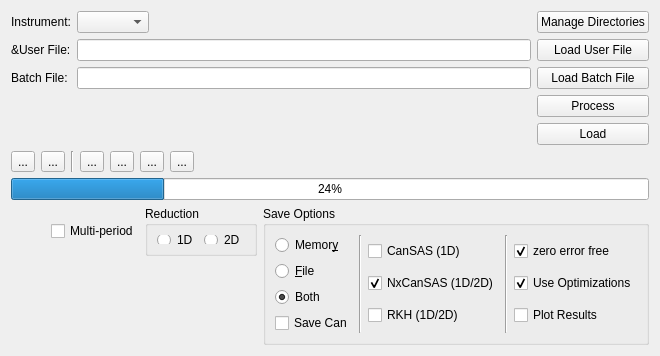
        <widget class="QWidget" name="run_page">
         <layout class="QVBoxLayout" name="verticalLayout_3">
          <item>
           <layout class="QVBoxLayout" name="run_layout">
            <item>
             <layout class="QGridLayout" name="header">
              <item row="1" column="1">
               <widget class="QLabel" name="user_file_label">
                <property name="toolTip">
                 <string>&lt;html&gt;&lt;head/&gt;&lt;body&gt;&lt;p&gt;Specify the user file (aka mask file) which is used to provide the bulk of the reduction settings. For a list of user file commands see &lt;a href=&quot;https://www.mantidproject.org/SANS_User_File_Commands&quot;&gt;&lt;span style=&quot; text-decoration: underline; color:#0000ff;&quot;&gt;here&lt;/span&gt;&lt;/a&gt;.&lt;/p&gt;&lt;/body&gt;&lt;/html&gt;</string>
                </property>
                <property name="frameShape">
                 <enum>QFrame::NoFrame</enum>
                </property>
                <property name="text">
                 <string>&amp;User File:</string>
                </property>
                <property name="buddy">
                 <cstring>masking_table</cstring>
                </property>
               </widget>
              </item>
              <item row="0" column="4">
               <layout class="QHBoxLayout" name="horizontalLayout_2">
                <item>
                 <widget class="QComboBox" name="instrument_combo_box">
                  <property name="sizePolicy">
                   <sizepolicy hsizetype="Minimum" vsizetype="Fixed">
                    <horstretch>0</horstretch>
                    <verstretch>0</verstretch>
                   </sizepolicy>
                  </property>
                  <property name="maximumSize">
                   <size>
                    <width>834</width>
                    <height>16777215</height>
                   </size>
                  </property>
                 </widget>
                </item>
                <item>
                 <spacer name="horizontalSpacer">
                  <property name="orientation">
                   <enum>Qt::Horizontal</enum>
                  </property>
                  <property name="sizeHint" stdset="0">
                   <size>
                    <width>40</width>
                    <height>20</height>
                   </size>
                  </property>
                 </spacer>
                </item>
               </layout>
              </item>
              <item row="1" column="4">
               <widget class="QLineEdit" name="user_file_line_edit">
                <property name="toolTip">
                 <string>&lt;html&gt;&lt;head/&gt;&lt;body&gt;&lt;p&gt;Specify the user file (aka mask file) which is used to provide the bulk of the reduction settings. For a list of user file commands see &lt;a href=&quot;https://www.mantidproject.org/SANS_User_File_Commands&quot;&gt;&lt;span style=&quot; text-decoration: underline; color:#0000ff;&quot;&gt;here&lt;/span&gt;&lt;/a&gt;.&lt;/p&gt;&lt;/body&gt;&lt;/html&gt;</string>
                </property>
               </widget>
              </item>
              <item row="2" column="5">
               <widget class="QPushButton" name="batch_button">
                <property name="toolTip">
                 <string>&lt;html&gt;&lt;head/&gt;&lt;body&gt;&lt;p&gt;Specify a batch file to load. For the batch file format see &lt;a href=&quot;https://www.mantidproject.org/SANS_batch_file_format&quot;&gt;&lt;span style=&quot; text-decoration: underline; color:#0000ff;&quot;&gt;here&lt;/span&gt;&lt;/a&gt;.&lt;/p&gt;&lt;/body&gt;&lt;/html&gt;</string>
                </property>
                <property name="text">
                 <string>Load Batch File</string>
                </property>
               </widget>
              </item>
              <item row="2" column="4">
               <widget class="QLineEdit" name="batch_line_edit">
                <property name="toolTip">
                 <string>&lt;html&gt;&lt;head/&gt;&lt;body&gt;&lt;p&gt;Specify a batch file to load. For the batch file format see &lt;a href=&quot;https://www.mantidproject.org/SANS_batch_file_format&quot;&gt;&lt;span style=&quot; text-decoration: underline; color:#0000ff;&quot;&gt;here&lt;/span&gt;&lt;/a&gt;.&lt;/p&gt;&lt;/body&gt;&lt;/html&gt;</string>
                </property>
               </widget>
              </item>
              <item row="2" column="1">
               <widget class="QLabel" name="batch_label">
                <property name="toolTip">
                 <string>&lt;html&gt;&lt;head/&gt;&lt;body&gt;&lt;p&gt;Specify a batch file to load. For the batch file format see &lt;a href=&quot;https://www.mantidproject.org/SANS_batch_file_format&quot;&gt;&lt;span style=&quot; text-decoration: underline; color:#0000ff;&quot;&gt;here&lt;/span&gt;&lt;/a&gt;.&lt;/p&gt;&lt;/body&gt;&lt;/html&gt;</string>
                </property>
                <property name="text">
                 <string>Batch File:</string>
                </property>
               </widget>
              </item>
              <item row="0" column="1">
               <widget class="QLabel" name="instrument_label">
                <property name="text">
                 <string>Instrument:</string>
                </property>
               </widget>
              </item>
              <item row="3" column="5">
               <widget class="QPushButton" name="process_button">
                <property name="text">
                 <string>Process</string>
                </property>
               </widget>
              </item>
              <item row="1" column="5">
               <widget class="QPushButton" name="user_file_button">
                <property name="toolTip">
                 <string>&lt;html&gt;&lt;head/&gt;&lt;body&gt;&lt;p&gt;Specify the user file (aka mask file) which is used to provide the bulk of the reduction settings. For a list of user file commands see &lt;a href=&quot;https://www.mantidproject.org/SANS_User_File_Commands&quot;&gt;&lt;span style=&quot; text-decoration: underline; color:#0000ff;&quot;&gt;here&lt;/span&gt;&lt;/a&gt;.&lt;/p&gt;&lt;/body&gt;&lt;/html&gt;</string>
                </property>
                <property name="text">
                 <string>Load User File</string>
                </property>
               </widget>
              </item>
              <item row="0" column="5">
               <widget class="QPushButton" name="manage_directories_button">
                <property name="text">
                 <string>Manage Directories</string>
                </property>
               </widget>
              </item>
              <item row="4" column="5">
               <widget class="QPushButton" name="load_botton">
                <property name="text">
                 <string>Load</string>
                </property>
               </widget>
              </item>
             </layout>
            </item>
            <item>
             <layout class="QHBoxLayout" name="horizontalLayout_11">
              <item>
               <widget class="QToolButton" name="insert_row_button">
                <property name="toolTip">
                 <string>&lt;html&gt;&lt;head/&gt;&lt;body&gt;&lt;p&gt;Insert row&lt;/p&gt;&lt;/body&gt;&lt;/html&gt;</string>
                </property>
                <property name="text">
                 <string>...</string>
                </property>
                <property name="iconSize">
                 <size>
                  <width>24</width>
                  <height>24</height>
                 </size>
                </property>
               </widget>
              </item>
              <item>
               <widget class="QToolButton" name="delete_row_button">
                <property name="toolTip">
                 <string>&lt;html&gt;&lt;head/&gt;&lt;body&gt;&lt;p&gt;delete selected rows&lt;/p&gt;&lt;/body&gt;&lt;/html&gt;</string>
                </property>
                <property name="text">
                 <string>...</string>
                </property>
                <property name="iconSize">
                 <size>
                  <width>24</width>
                  <height>24</height>
                 </size>
                </property>
               </widget>
              </item>
              <item>
               <widget class="Line" name="line_6">
                <property name="orientation">
                 <enum>Qt::Vertical</enum>
                </property>
               </widget>
              </item>
              <item>
               <widget class="QToolButton" name="copy_button">
                <property name="toolTip">
                 <string>&lt;html&gt;&lt;head/&gt;&lt;body&gt;&lt;p&gt;copy selected rows&lt;/p&gt;&lt;/body&gt;&lt;/html&gt;</string>
                </property>
                <property name="text">
                 <string>...</string>
                </property>
                <property name="iconSize">
                 <size>
                  <width>24</width>
                  <height>24</height>
                 </size>
                </property>
               </widget>
              </item>
              <item>
               <widget class="QToolButton" name="cut_button">
                <property name="toolTip">
                 <string>&lt;html&gt;&lt;head/&gt;&lt;body&gt;&lt;p&gt;cut selected rows&lt;/p&gt;&lt;/body&gt;&lt;/html&gt;</string>
                </property>
                <property name="text">
                 <string>...</string>
                </property>
                <property name="iconSize">
                 <size>
                  <width>24</width>
                  <height>24</height>
                 </size>
                </property>
               </widget>
              </item>
              <item>
               <widget class="QToolButton" name="paste_button">
                <property name="toolTip">
                 <string>&lt;html&gt;&lt;head/&gt;&lt;body&gt;&lt;p&gt;paste rows&lt;/p&gt;&lt;/body&gt;&lt;/html&gt;</string>
                </property>
                <property name="text">
                 <string>...</string>
                </property>
                <property name="iconSize">
                 <size>
                  <width>24</width>
                  <height>24</height>
                 </size>
                </property>
               </widget>
              </item>
              <item>
               <widget class="QToolButton" name="erase_button">
                <property name="toolTip">
                 <string>&lt;html&gt;&lt;head/&gt;&lt;body&gt;&lt;p&gt;erase contents of selected rows&lt;/p&gt;&lt;/body&gt;&lt;/html&gt;</string>
                </property>
                <property name="text">
                 <string>...</string>
                </property>
                <property name="iconSize">
                 <size>
                  <width>24</width>
                  <height>24</height>
                 </size>
                </property>
               </widget>
              </item>
              <item>
               <spacer name="horizontalSpacer_3">
                <property name="orientation">
                 <enum>Qt::Horizontal</enum>
                </property>
                <property name="sizeHint" stdset="0">
                 <size>
                  <width>40</width>
                  <height>20</height>
                 </size>
                </property>
               </spacer>
              </item>
             </layout>
            </item>
            <item>
             <layout class="QVBoxLayout" name="data_processor_widget_layout"/>
            </item>
            <item>
             <widget class="QProgressBar" name="batch_progress_bar">
              <property name="value">
               <number>24</number>
              </property>
             </widget>
            </item>
            <item>
             <layout class="QGridLayout" name="gridLayout_7">
              <item row="0" column="3">
               <widget class="QGroupBox" name="reduction_dimensionality_group_box">
                <property name="maximumSize">
                 <size>
                  <width>16777215</width>
                  <height>50</height>
                 </size>
                </property>
                <property name="title">
                 <string>Reduction</string>
                </property>
                <layout class="QHBoxLayout" name="horizontalLayout_8">
                 <item>
                  <widget class="QRadioButton" name="reduction_dimensionality_1D">
                   <property name="text">
                    <string>&amp;1D</string>
                   </property>
                  </widget>
                 </item>
                 <item>
                  <widget class="QRadioButton" name="reduction_dimensionality_2D">
                   <property name="text">
                    <string>&amp;2D</string>
                   </property>
                  </widget>
                 </item>
                </layout>
               </widget>
              </item>
              <item row="0" column="1">
               <spacer name="horizontalSpacer_2">
                <property name="orientation">
                 <enum>Qt::Horizontal</enum>
                </property>
                <property name="sizeHint" stdset="0">
                 <size>
                  <width>40</width>
                  <height>20</height>
                 </size>
                </property>
               </spacer>
              </item>
              <item row="0" column="4" rowspan="2">
               <widget class="QGroupBox" name="save_group_box">
                <property name="styleSheet">
                 <string notr="true"/>
                </property>
                <property name="title">
                 <string>Save Options</string>
                </property>
                <property name="flat">
                 <bool>false</bool>
                </property>
                <layout class="QHBoxLayout" name="horizontalLayout_4">
                 <item>
                  <layout class="QHBoxLayout" name="save_layout">
                   <item>
                    <layout class="QVBoxLayout" name="save_location_layout">
                     <item>
                      <widget class="QRadioButton" name="output_mode_memory_radio_button">
                       <property name="toolTip">
                        <string>&lt;html&gt;&lt;head/&gt;&lt;body&gt;&lt;p&gt;The save locations for the output of batch reductions are: Memory (RAM), File (Hard disk), Both (RAM and Hard disk).&lt;/p&gt;&lt;/body&gt;&lt;/html&gt;</string>
                       </property>
                       <property name="text">
                        <string>Memor&amp;y</string>
                       </property>
                       <property name="checked">
                        <bool>false</bool>
                       </property>
                      </widget>
                     </item>
                     <item>
                      <widget class="QRadioButton" name="output_mode_file_radio_button">
                       <property name="toolTip">
                        <string>&lt;html&gt;&lt;head/&gt;&lt;body&gt;&lt;p&gt;The save locations for the output of batch reductions are: Memory (RAM), File (Hard disk), Both (RAM and Hard disk).&lt;/p&gt;&lt;/body&gt;&lt;/html&gt;</string>
                       </property>
                       <property name="text">
                        <string>&amp;File</string>
                       </property>
                      </widget>
                     </item>
                     <item>
                      <widget class="QRadioButton" name="output_mode_both_radio_button">
                       <property name="toolTip">
                        <string>&lt;html&gt;&lt;head/&gt;&lt;body&gt;&lt;p&gt;The save locations for the output of batch reductions are: Memory (RAM), File (Hard disk), Both (RAM and Hard disk).&lt;/p&gt;&lt;/body&gt;&lt;/html&gt;</string>
                       </property>
                       <property name="text">
                        <string>Both</string>
                       </property>
                       <property name="checked">
                        <bool>true</bool>
                       </property>
                      </widget>
                     </item>
                     <item>
                      <widget class="QCheckBox" name="save_can_checkBox">
                       <property name="text">
                        <string>Save Can</string>
                       </property>
                      </widget>
                     </item>
                    </layout>
                   </item>
                   <item>
                    <widget class="Line" name="line">
                     <property name="orientation">
                      <enum>Qt::Vertical</enum>
                     </property>
                    </widget>
                   </item>
                   <item>
                    <layout class="QVBoxLayout" name="save_file_format_layout">
                     <item>
                      <widget class="QCheckBox" name="can_sas_checkbox">
                       <property name="toolTip">
                        <string>&lt;html&gt;&lt;head/&gt;&lt;body&gt;&lt;p&gt;The save file formats. Note that different formats are suitable for different reduction dimensionalities.&lt;/p&gt;&lt;/body&gt;&lt;/html&gt;</string>
                       </property>
                       <property name="text">
                        <string>CanSAS (1D)</string>
                       </property>
                      </widget>
                     </item>
                     <item>
                      <widget class="QCheckBox" name="nx_can_sas_checkbox">
                       <property name="toolTip">
                        <string>&lt;html&gt;&lt;head/&gt;&lt;body&gt;&lt;p&gt;The save file formats. Note that different formats are suitable for different reduction dimensionalities.&lt;/p&gt;&lt;/body&gt;&lt;/html&gt;</string>
                       </property>
                       <property name="text">
                        <string>NxCanSAS (1D/2D)</string>
                       </property>
                       <property name="checked">
                        <bool>true</bool>
                       </property>
                      </widget>
                     </item>
                     <item>
                      <widget class="QCheckBox" name="rkh_checkbox">
                       <property name="toolTip">
                        <string>&lt;html&gt;&lt;head/&gt;&lt;body&gt;&lt;p&gt;The save file formats. Note that different formats are suitable for different reduction dimensionalities.&lt;/p&gt;&lt;/body&gt;&lt;/html&gt;</string>
                       </property>
                       <property name="text">
                        <string>RKH (1D/2D)</string>
                       </property>
                      </widget>
                     </item>
                    </layout>
                   </item>
                   <item>
                    <widget class="Line" name="line_2">
                     <property name="orientation">
                      <enum>Qt::Vertical</enum>
                     </property>
                    </widget>
                   </item>
                   <item>
                    <layout class="QGridLayout" name="gridLayout">
                     <item row="1" column="0">
                      <widget class="QCheckBox" name="use_optimizations_checkbox">
                       <property name="toolTip">
                        <string>&lt;html&gt;&lt;head/&gt;&lt;body&gt;&lt;p&gt;When optimizations are turned on then data is being stored in RAM and reused. The optimizations affect the raw data files and can reductions. Most of the time you will want these optimizations enabled. Disable the optimizations if you run a very long batch reduction where there might be the danger  that your RAM will max out.&lt;/p&gt;&lt;/body&gt;&lt;/html&gt;</string>
                       </property>
                       <property name="text">
                        <string>Use Optimizations</string>
                       </property>
                       <property name="checked">
                        <bool>true</bool>
                       </property>
                      </widget>
                     </item>
                     <item row="0" column="0">
                      <widget class="QCheckBox" name="save_zero_error_free">
                       <property name="toolTip">
                        <string>&lt;html&gt;&lt;head/&gt;&lt;body&gt;&lt;p&gt;When enabled it will replace all entries with zero-valued errors with errors of magnitude 1e6. &lt;/p&gt;&lt;/body&gt;&lt;/html&gt;</string>
                       </property>
                       <property name="text">
                        <string>zero error free</string>
                       </property>
                       <property name="checked">
                        <bool>true</bool>
                       </property>
                      </widget>
                     </item>
                     <item row="2" column="0">
                      <widget class="QCheckBox" name="plot_results_checkbox">
                       <property name="text">
                        <string>Plot Results</string>
                       </property>
                      </widget>
                     </item>
                    </layout>
                   </item>
                  </layout>
                 </item>
                </layout>
               </widget>
              </item>
              <item row="0" column="2">
               <widget class="QCheckBox" name="multi_period_check_box">
                <property name="text">
                 <string>Multi-period</string>
                </property>
               </widget>
              </item>
             </layout>
            </item>
           </layout>
          </item>
         </layout>
        </widget>
